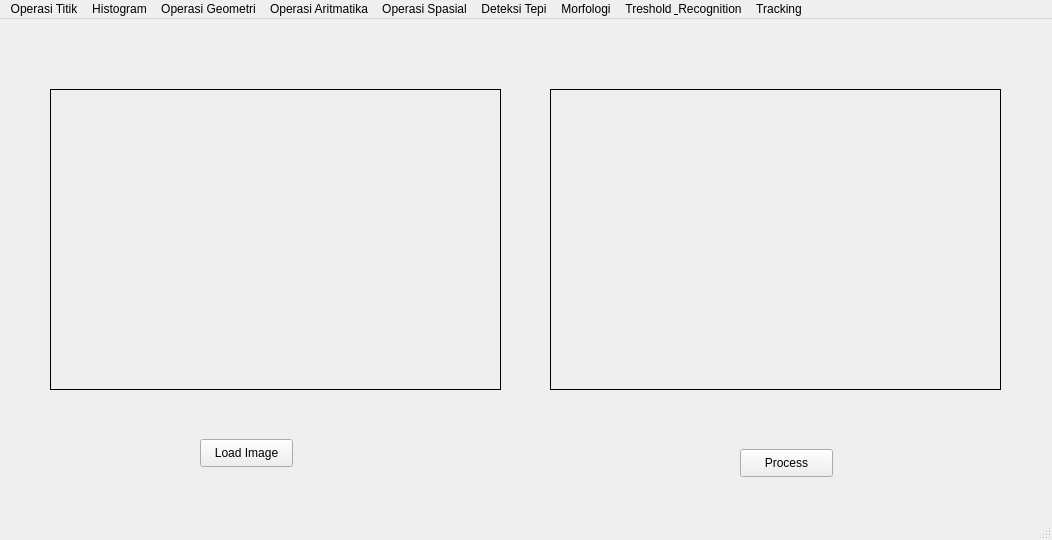
<?xml version="1.0" encoding="UTF-8"?>
<ui version="4.0">
 <class>MainWindow</class>
 <widget class="QMainWindow" name="MainWindow">
  <property name="geometry">
   <rect>
    <x>0</x>
    <y>0</y>
    <width>1052</width>
    <height>540</height>
   </rect>
  </property>
  <property name="windowTitle">
   <string>MainWindow</string>
  </property>
  <widget class="QWidget" name="centralwidget">
   <widget class="QPushButton" name="grayButton">
    <property name="geometry">
     <rect>
      <x>740</x>
      <y>430</y>
      <width>93</width>
      <height>28</height>
     </rect>
    </property>
    <property name="text">
     <string>Process</string>
    </property>
   </widget>
   <widget class="QLabel" name="hasilLabel">
    <property name="geometry">
     <rect>
      <x>550</x>
      <y>70</y>
      <width>451</width>
      <height>301</height>
     </rect>
    </property>
    <property name="frameShape">
     <enum>QFrame::Box</enum>
    </property>
    <property name="text">
     <string/>
    </property>
   </widget>
   <widget class="QPushButton" name="loadButton">
    <property name="geometry">
     <rect>
      <x>200</x>
      <y>420</y>
      <width>93</width>
      <height>28</height>
     </rect>
    </property>
    <property name="text">
     <string>Load Image</string>
    </property>
   </widget>
   <widget class="QLabel" name="imgLabel">
    <property name="geometry">
     <rect>
      <x>50</x>
      <y>70</y>
      <width>451</width>
      <height>301</height>
     </rect>
    </property>
    <property name="frameShape">
     <enum>QFrame::Box</enum>
    </property>
    <property name="text">
     <string/>
    </property>
   </widget>
   <widget class="QLabel" name="label">
    <property name="geometry">
     <rect>
      <x>460</x>
      <y>400</y>
      <width>81</width>
      <height>16</height>
     </rect>
    </property>
    <property name="text">
     <string/>
    </property>
   </widget>
   <widget class="QLabel" name="label_2">
    <property name="geometry">
     <rect>
      <x>460</x>
      <y>440</y>
      <width>55</width>
      <height>16</height>
     </rect>
    </property>
    <property name="text">
     <string/>
    </property>
   </widget>
  </widget>
  <widget class="QMenuBar" name="menubar">
   <property name="geometry">
    <rect>
     <x>0</x>
     <y>0</y>
     <width>1052</width>
     <height>26</height>
    </rect>
   </property>
   <widget class="QMenu" name="menuOperasi_Titik">
    <property name="title">
     <string>Operasi Titik</string>
    </property>
    <addaction name="actionOperasi_Pencerahan"/>
    <addaction name="actionSimple_Contrast"/>
    <addaction name="actionContrast_Streching"/>
    <addaction name="actionNegative_Image"/>
    <addaction name="actionBiner"/>
   </widget>
   <widget class="QMenu" name="menuHistogram">
    <property name="title">
     <string>Histogram</string>
    </property>
    <addaction name="separator"/>
    <addaction name="actionGrayscale"/>
    <addaction name="actionRGB"/>
    <addaction name="actionEqualization"/>
   </widget>
   <widget class="QMenu" name="menuOperasi_Geometri">
    <property name="title">
     <string>Operasi Geometri</string>
    </property>
    <widget class="QMenu" name="menuRotate">
     <property name="title">
      <string>Rotate</string>
     </property>
     <addaction name="actionRotate_45"/>
     <addaction name="actionRotate_46"/>
     <addaction name="actionRotate_90"/>
     <addaction name="actionRotate_91"/>
     <addaction name="actionRotate_180"/>
    </widget>
    <widget class="QMenu" name="menuZoom">
     <property name="title">
      <string>Zoom</string>
     </property>
     <addaction name="actionZoom_in"/>
     <addaction name="actionZoom_Out"/>
    </widget>
    <addaction name="actionTranslasi"/>
    <addaction name="menuRotate"/>
    <addaction name="menuZoom"/>
    <addaction name="actionDimension"/>
    <addaction name="actionCrop"/>
   </widget>
   <widget class="QMenu" name="menuOperasi_Aritmatika">
    <property name="title">
     <string>Operasi Aritmatika</string>
    </property>
    <widget class="QMenu" name="menuArithmatic">
     <property name="title">
      <string>Arithmatic</string>
     </property>
     <addaction name="actionAdd"/>
     <addaction name="actionSubstract"/>
    </widget>
    <widget class="QMenu" name="menuBoolean">
     <property name="title">
      <string>Boolean</string>
     </property>
     <addaction name="actionAnd"/>
     <addaction name="actionOr"/>
     <addaction name="actionNot"/>
     <addaction name="actionXor"/>
    </widget>
    <addaction name="menuArithmatic"/>
    <addaction name="menuBoolean"/>
   </widget>
   <widget class="QMenu" name="menuOperasi_Spasial">
    <property name="title">
     <string>Operasi Spasial</string>
    </property>
    <widget class="QMenu" name="menuSharpening">
     <property name="title">
      <string>Sharpening</string>
     </property>
     <addaction name="actionI"/>
     <addaction name="actionII"/>
     <addaction name="actionIII"/>
     <addaction name="actionIV"/>
     <addaction name="actionV"/>
     <addaction name="actionVI"/>
    </widget>
    <addaction name="action2D_Convolusion"/>
    <addaction name="actionMean_Filter"/>
    <addaction name="actionGauss_Filter"/>
    <addaction name="menuSharpening"/>
    <addaction name="actionMedian_Filter"/>
    <addaction name="actionMax_Filter"/>
    <addaction name="actionMin_Filter"/>
   </widget>
   <widget class="QMenu" name="menuDeteksi_Tepi">
    <property name="title">
     <string>Deteksi Tepi</string>
    </property>
    <addaction name="actionSobel"/>
    <addaction name="actionCanny"/>
   </widget>
   <widget class="QMenu" name="menuMorfologi">
    <property name="title">
     <string>Morfologi</string>
    </property>
    <addaction name="actionDilasi"/>
    <addaction name="actionErosi"/>
    <addaction name="actionOpening"/>
    <addaction name="actionClosing"/>
   </widget>
   <widget class="QMenu" name="menuTreshold_Recognition">
    <property name="title">
     <string>Treshold &amp; Recognition</string>
    </property>
    <widget class="QMenu" name="menuGlobal_Tresholding">
     <property name="title">
      <string>Global Tresholding</string>
     </property>
     <addaction name="actionBinary"/>
     <addaction name="actionBinary_Invers"/>
     <addaction name="actionTrunc"/>
     <addaction name="actionZero"/>
     <addaction name="actionZero_Invers"/>
    </widget>
    <widget class="QMenu" name="menuLocal_Adaptive_Tresholding">
     <property name="title">
      <string>Local / Adaptive Tresholding</string>
     </property>
     <addaction name="actionMean"/>
     <addaction name="actionOtsu"/>
     <addaction name="actionGaussian"/>
    </widget>
    <addaction name="menuGlobal_Tresholding"/>
    <addaction name="menuLocal_Adaptive_Tresholding"/>
    <addaction name="actionCountour_Image"/>
   </widget>
   <widget class="QMenu" name="menuTracking">
    <property name="title">
     <string>Tracking</string>
    </property>
    <addaction name="actionColor_Tracking"/>
    <addaction name="actionColor_Picker"/>
    <addaction name="actionObject_Detection"/>
   </widget>
   <addaction name="menuOperasi_Titik"/>
   <addaction name="menuHistogram"/>
   <addaction name="menuOperasi_Geometri"/>
   <addaction name="menuOperasi_Aritmatika"/>
   <addaction name="menuOperasi_Spasial"/>
   <addaction name="menuDeteksi_Tepi"/>
   <addaction name="menuMorfologi"/>
   <addaction name="menuTreshold_Recognition"/>
   <addaction name="menuTracking"/>
  </widget>
  <widget class="QStatusBar" name="statusbar"/>
  <action name="actionOperasi_Pencerahan">
   <property name="text">
    <string>Operasi Pencerahan</string>
   </property>
  </action>
  <action name="actionSimple_Contrast">
   <property name="text">
    <string>Simple Contrast</string>
   </property>
  </action>
  <action name="actionContrast_Streching">
   <property name="text">
    <string>Contrast Streching</string>
   </property>
  </action>
  <action name="actionNegative_Image">
   <property name="text">
    <string>Negative Image</string>
   </property>
  </action>
  <action name="actionBiner">
   <property name="text">
    <string>Biner</string>
   </property>
  </action>
  <action name="actionGrayscale">
   <property name="text">
    <string>Grayscale</string>
   </property>
  </action>
  <action name="actionRGB">
   <property name="text">
    <string>RGB</string>
   </property>
  </action>
  <action name="actionEqualization">
   <property name="text">
    <string>Equalization</string>
   </property>
  </action>
  <action name="actionTranslasi">
   <property name="text">
    <string>Translation</string>
   </property>
  </action>
  <action name="actionRotate_45">
   <property name="text">
    <string>Rotate 45</string>
   </property>
  </action>
  <action name="actionRotate_46">
   <property name="text">
    <string>Rotate -45</string>
   </property>
  </action>
  <action name="actionRotate_90">
   <property name="text">
    <string>Rotate 90</string>
   </property>
  </action>
  <action name="actionRotate_91">
   <property name="text">
    <string>Rotate -90</string>
   </property>
  </action>
  <action name="actionRotate_180">
   <property name="text">
    <string>Rotate 180</string>
   </property>
  </action>
  <action name="actionZoom_in">
   <property name="text">
    <string>Zoom in</string>
   </property>
  </action>
  <action name="actionZoom_Out">
   <property name="text">
    <string>Zoom Out</string>
   </property>
  </action>
  <action name="actionDimension">
   <property name="text">
    <string>Dimension</string>
   </property>
  </action>
  <action name="actionCrop">
   <property name="text">
    <string>Crop</string>
   </property>
  </action>
  <action name="actionAdd">
   <property name="text">
    <string>Add</string>
   </property>
  </action>
  <action name="actionSubstract">
   <property name="text">
    <string>Substract</string>
   </property>
  </action>
  <action name="actionAnd">
   <property name="text">
    <string>And</string>
   </property>
  </action>
  <action name="actionOr">
   <property name="text">
    <string>Or</string>
   </property>
  </action>
  <action name="actionNot">
   <property name="text">
    <string>Not</string>
   </property>
  </action>
  <action name="actionXor">
   <property name="text">
    <string>Xor</string>
   </property>
  </action>
  <action name="action2D_Convolusion">
   <property name="text">
    <string>2D Convolusion</string>
   </property>
  </action>
  <action name="actionMean_Filter">
   <property name="text">
    <string>Mean Filter</string>
   </property>
  </action>
  <action name="actionGauss_Filter">
   <property name="text">
    <string>Gauss Filter</string>
   </property>
  </action>
  <action name="actionI">
   <property name="text">
    <string>I</string>
   </property>
  </action>
  <action name="actionII">
   <property name="text">
    <string>II</string>
   </property>
  </action>
  <action name="actionIII">
   <property name="text">
    <string>III</string>
   </property>
  </action>
  <action name="actionIV">
   <property name="text">
    <string>IV</string>
   </property>
  </action>
  <action name="actionV">
   <property name="text">
    <string>V</string>
   </property>
  </action>
  <action name="actionVI">
   <property name="text">
    <string>VI</string>
   </property>
  </action>
  <action name="actionMedian_Filter">
   <property name="text">
    <string>Median Filter</string>
   </property>
  </action>
  <action name="actionMax_Filter">
   <property name="text">
    <string>Max Filter</string>
   </property>
  </action>
  <action name="actionMin_Filter">
   <property name="text">
    <string>Min Filter</string>
   </property>
  </action>
  <action name="actionSobel">
   <property name="text">
    <string>Sobel</string>
   </property>
  </action>
  <action name="actionCanny">
   <property name="text">
    <string>Canny</string>
   </property>
  </action>
  <action name="actionDilasi">
   <property name="text">
    <string>Dilasi</string>
   </property>
  </action>
  <action name="actionErosi">
   <property name="text">
    <string>Erosi</string>
   </property>
  </action>
  <action name="actionOpening">
   <property name="text">
    <string>Opening</string>
   </property>
  </action>
  <action name="actionClosing">
   <property name="text">
    <string>Closing</string>
   </property>
  </action>
  <action name="actionCountour_Image">
   <property name="text">
    <string>Countour Image</string>
   </property>
  </action>
  <action name="actionBinary">
   <property name="text">
    <string>Binary</string>
   </property>
  </action>
  <action name="actionBinary_Invers">
   <property name="text">
    <string>Binary Invers</string>
   </property>
  </action>
  <action name="actionTrunc">
   <property name="text">
    <string>Trunc</string>
   </property>
  </action>
  <action name="actionZero">
   <property name="text">
    <string>Zero</string>
   </property>
  </action>
  <action name="actionZero_Invers">
   <property name="text">
    <string>Zero Invers</string>
   </property>
  </action>
  <action name="actionMean">
   <property name="text">
    <string>Mean</string>
   </property>
  </action>
  <action name="actionOtsu">
   <property name="text">
    <string>Otsu</string>
   </property>
  </action>
  <action name="actionGaussian">
   <property name="text">
    <string>Gaussian</string>
   </property>
  </action>
  <action name="actionColor_Tracking">
   <property name="text">
    <string>Color Tracking</string>
   </property>
  </action>
  <action name="actionColor_Picker">
   <property name="text">
    <string>Color Picker</string>
   </property>
  </action>
  <action name="actionObject_Detection">
   <property name="text">
    <string>Object Detection</string>
   </property>
  </action>
 </widget>
 <resources/>
 <connections/>
</ui>
